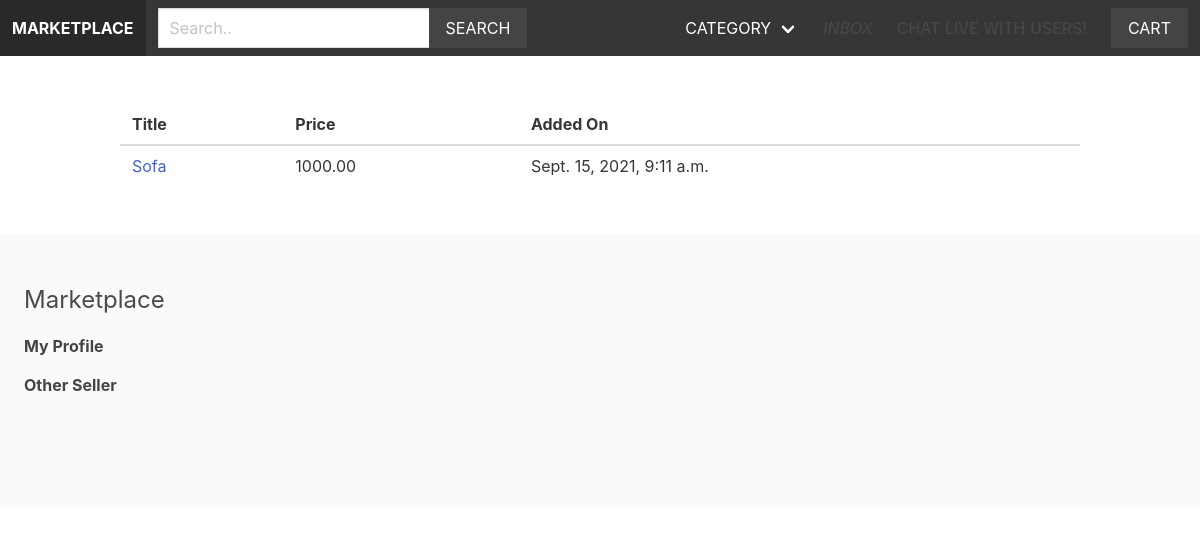
The app's page /vendors/vendor_admin/product_table (signed in), older data.
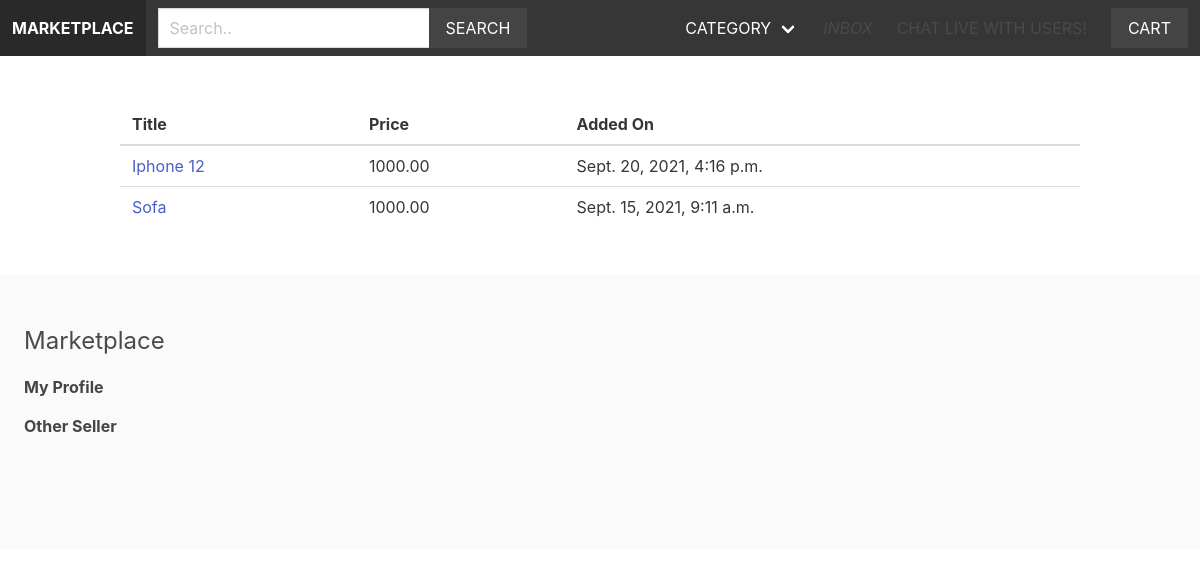
The same page, newer data.
### apps/product/models.py (models this page shows, shortened)
class Product(models.Model):
    category = models.ForeignKey(Category, related_name='products', on_delete=models.CASCADE)
    vendor = models.ForeignKey(Vendor, related_name='products', on_delete=models.CASCADE)
    title = models.CharField(max_length=255)
    slug = models.SlugField(max_length=255)
    description = models.TextField(blank=True, null=True)
    price = models.DecimalField(max_digits= 10, decimal_places=2)
    date_added = models.DateTimeField(auto_now_add=True)
    image = models.ImageField(upload_to='uploads/', blank=True, null=True)
    thumbnail = models.ImageField(upload_to='uploads/', blank=True, null=True)
    class Meta:
        ordering = ['-date_added']

### apps/vendor/views.py (the view)
# urls.py: path('vendor_admin/product_table', views.product_table, name='product_table'),
@login_required
def product_table(request):
    vendor = request.user.vendor
    products = vendor.products.all()
    orders = vendor.orders.all()
    for order in orders:
        order.vendor_amount = 0
        order.vendor_paid_amount = 0
        order.fully_paid = True
        for item in order.items.all():
            if item.vendor == request.user.vendor:
                if item.vendor_paid:
                    order.vendor_paid_amount += item.get_total_price()
                else:
                    order.vendor_amount += item.get_total_price()
                    order.fully_paid = False
    return render(request, 'vendor/product_table.html', {'vendor': vendor, 'products': products, 'orders': orders})

### apps/cart/cart.py (called while the page is built)
    def __len__(self):
        return sum(item['quantity'] for item in self.cart.values())

### apps/cart/context_processors.py (called while the page is built)
def cart(request):
    return {'cart': Cart(request)}

### apps/order/models.py (called while the page is built)
    def get_total_price(self):
        return self.price * self.quantity

### apps/product/context_processors.py (called while the page is built)
def menu_categories(request):
    categories = Category.objects.all()
    return {'menu_categories': categories}

### apps/vendor/templates/vendor/product_table.html (shortened to what this page needs)
{% extends 'core/base.html' %}
{% block content%}
{% if products %}
    <table class="table is-fullwidth">
        <thead>
            <tr>
                <th>Title</th>
                <th>Price</th>
                <th>Added On</th>
            </tr>
        </thead>
        <tbody>
            {% for product in products %}
                <tr>
                    <td><a href="{% url 'product' product.category.slug product.slug %}">
                        {{ product.title }}</td>
                    <td>{{ product.price }}</td>
                    <td>{{ product.date_added }}</td>
                </tr>
            {% endfor %}
        </tbody>
    </table>
{% endif %}
{% endblock %}

Row changes from the older to the newer data that the page shows:
added Product: title "Iphone 12", price "1000.00", date_added "Sept. 20, 2021, 4:16 p.m."
